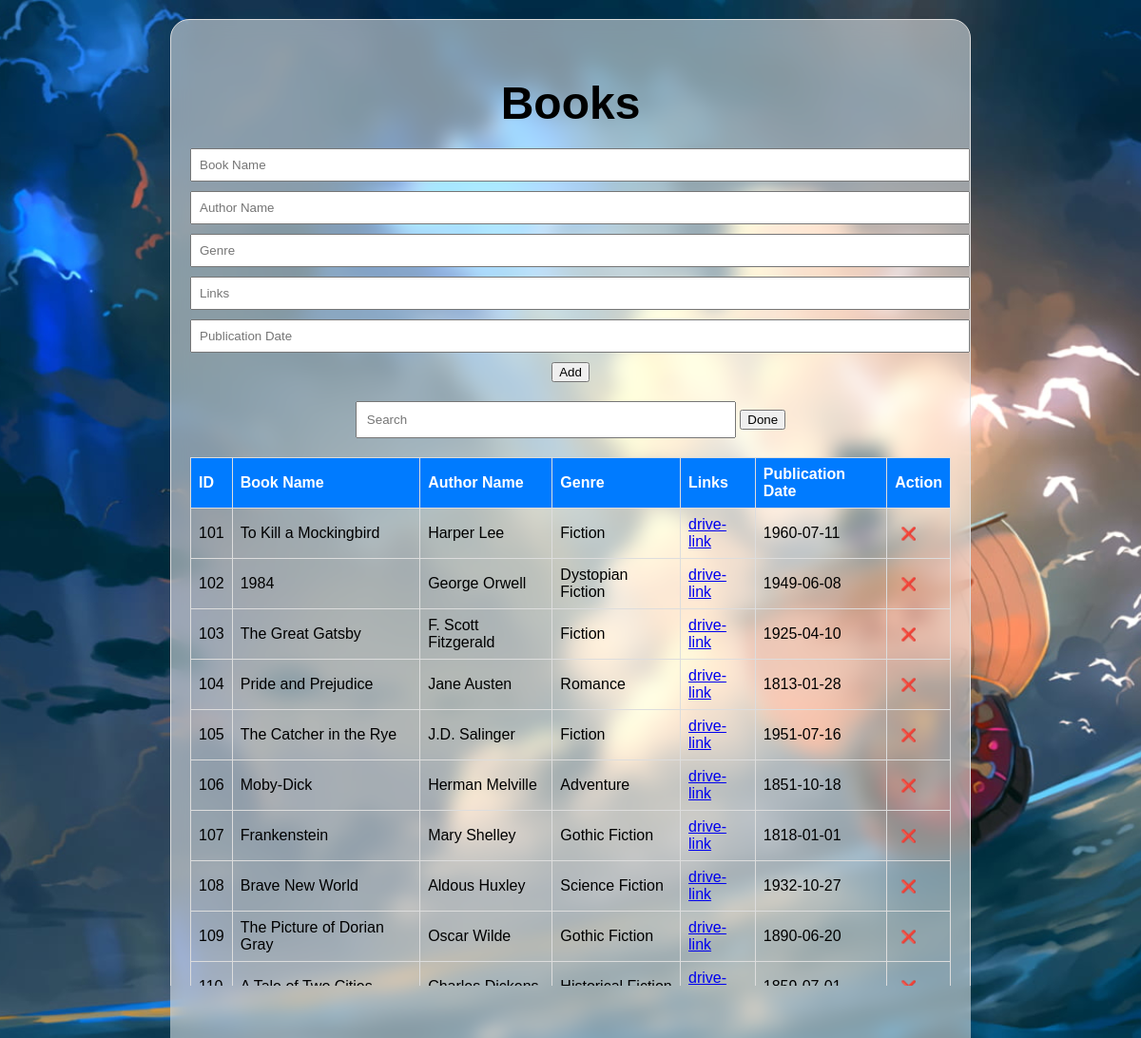
The page /books.php on the database its author committed.
### tables this page shows
CREATE TABLE `books` (
  `b_id` int(11) NOT NULL,
  `book_name` varchar(100) NOT NULL,
  `a_name` varchar(100) NOT NULL,
  `genre` varchar(50) NOT NULL,
  `links` varchar(200) NOT NULL,
  `pub_date` date NOT NULL
);

### books.php (the view, shortened to what this page needs)
<?php
require_once('dbconnect.php');
if (isset($result_search)) {
    $result_books = $result_search;
} else {
    $fetch_query_limit = "SELECT * FROM books LIMIT 10";
    $result_books = mysqli_query($conn, $fetch_query_limit);
}
?>
<!DOCTYPE html>
<html lang="en">
<head>
    <link rel="stylesheet" href="dashboard.css">
</head>
<body>
    <section class="dashboard-section">
        <h1>Books</h1>
        <form method="POST" action="">
            <div class="input-box">
                <input type="text" name="book_name" placeholder="Book Name">
                <input type="text" name="author_name" placeholder="Author Name">
                <input type="text" name="genre" placeholder="Genre">
                <input type="text" name="links" placeholder="Links">
                <input type="text" name="publication_date" placeholder="Publication Date">
                <button type="submit" name="add" class="add-btn">Add</button>
            </div>
        </form>
        <form method="POST" action="">
            <input type="text" name="search" class="search-bar" placeholder="Search">
            <button type="submit" class="search-done-btn">Done</button>
        </form>
        <table class="data-table">
            <thead>
                <tr>
                    <th>ID</th>
                    <th>Book Name</th>
                    <th>Author Name</th>
                    <th>Genre</th>
                    <th>Links</th>
                    <th>Publication Date</th>
                    <th>Action</th>
                </tr>
            </thead>
            <tbody>
                <?php
                while ($row = mysqli_fetch_assoc($result_books)) { ?>
                    <tr>
                        <td><?php echo $row['b_id']; ?></td>
                        <td><?php echo $row['book_name']; ?></td>
                        <td><?php echo $row['a_name']; ?></td>
                        <td><?php echo $row['genre']; ?></td>
                        <td>
                            <?php $links = $row['links'];
                            $linkArray = explode(",", $links);
                            foreach ($linkArray as $link) {
                                echo '<a href="' . $link . '">' . $link . '</a><br>';
                            } ?>
                        </td>
                        <td><?php echo $row['pub_date']; ?></td>
                        <td>
                            <form method="POST" action="">
                                <button type="submit" class="delete-btn" name="delete">❌</button>
                            </form>
                        </td>
                    </tr>
                <?php } ?>
            </tbody>
        </table>
    </section>
</body>
</html>

### dashboard.css (style rules this page uses)
body { font-family: 'Poppins', sans-serif; margin: 0; padding: 0; background-image: url('wallpaperflare.com_wallpaper (1).jpg'); background-size: cover; background-position: center; min-height: 100vh; }
.dashboard-section { max-width: 800px; margin: 20px auto; padding: 20px; background-color: rgba(255, 255, 255, 0.5); border: 1px solid #ddd; font-family: 'Poppins', sans-serif; position: relative; backdrop-filter: blur(10px); border-radius: 20px; text-align: center; }
h1 { text-align: center; color: black; font-size: 3rem; margin-bottom: 20px; }
.input-box { margin-bottom: 20px; }
.input-box input, .input-box textarea { display: block; width: 100%; margin-bottom: 10px; padding: 8px; font-family: 'Poppins', sans-serif; }
.search-bar { width: 50%; padding: 10px; box-sizing: border-box; margin-bottom: 20px; font-family: 'Poppins', sans-serif; }
.data-table { width: 100%; border-collapse: collapse; margin-bottom: 50px; }
.data-table th { border: 1px solid #ddd; padding: 8px; text-align: left; color: white; background-color: #007bff; font-family: 'Poppins', sans-serif; }
.data-table td { border: 1px solid #ddd; padding: 8px; text-align: left; color: black; font-family: 'Poppins', sans-serif; }
.delete-btn { background: none; border: none; color: red; cursor: pointer; font-family: 'Poppins', sans-serif; }

### rows shown on the page
books: b_id "101", book_name "To Kill a Mockingbird", a_name "Harper Lee", genre "Fiction", links "drive-link", pub_date "1960-07-11"
books: b_id "102", book_name "1984", a_name "George Orwell", genre "Dystopian Fiction", links "drive-link", pub_date "1949-06-08"
books: b_id "103", book_name "The Great Gatsby", a_name "F. Scott Fitzgerald", genre "Fiction", links "drive-link", pub_date "1925-04-10"
books: b_id "104", book_name "Pride and Prejudice", a_name "Jane Austen", genre "Romance", links "drive-link", pub_date "1813-01-28"
books: b_id "105", book_name "The Catcher in the Rye", a_name "J.D. Salinger", genre "Fiction", links "drive-link", pub_date "1951-07-16"
books: b_id "106", book_name "Moby-Dick", a_name "Herman Melville", genre "Adventure", links "drive-link", pub_date "1851-10-18"
books: b_id "107", book_name "Frankenstein", a_name "Mary Shelley", genre "Gothic Fiction", links "drive-link", pub_date "1818-01-01"
books: b_id "108", book_name "Brave New World", a_name "Aldous Huxley", genre "Science Fiction", links "drive-link", pub_date "1932-10-27"
books: b_id "109", book_name "The Picture of Dorian Gray", a_name "Oscar Wilde", genre "Gothic Fiction", links "drive-link", pub_date "1890-06-20"
books: b_id "110", book_name "A Tale of Two Cities", a_name "Charles Dickens", genre "Historical Fiction", links "drive-link", pub_date "1859-07-01"
